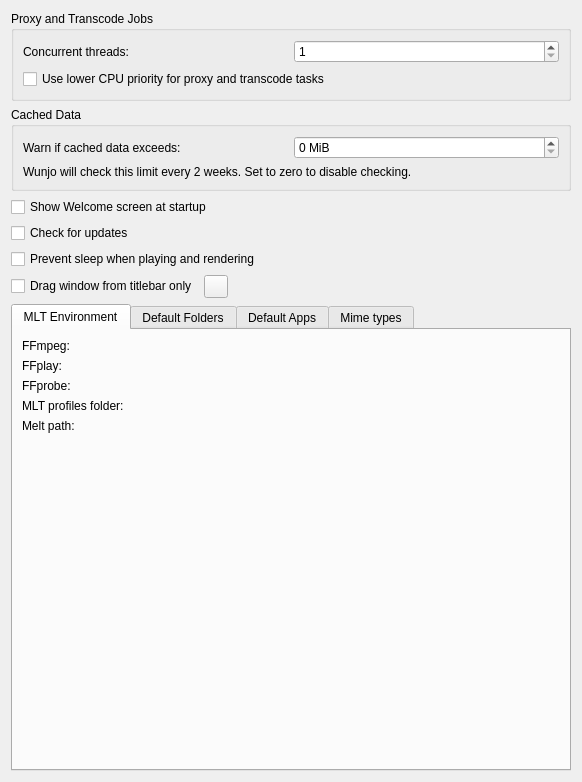
<?xml version="1.0" encoding="UTF-8"?>
<ui version="4.0">
 <author>
SPDX-FileCopyrightText: none
SPDX-License-Identifier: GPL-3.0-only OR LicenseRef-KDE-Accepted-GPL
 </author>
 <class>ConfigEnv_UI</class>
 <widget class="QWidget" name="ConfigEnv_UI">
  <property name="geometry">
   <rect>
    <x>0</x>
    <y>0</y>
    <width>582</width>
    <height>782</height>
   </rect>
  </property>
  <property name="sizePolicy">
   <sizepolicy hsizetype="MinimumExpanding" vsizetype="Preferred">
    <horstretch>0</horstretch>
    <verstretch>0</verstretch>
   </sizepolicy>
  </property>
  <layout class="QGridLayout" name="gridLayout">
   <item row="0" column="0">
    <widget class="QGroupBox" name="groupBox">
     <property name="title">
      <string>Proxy and Transcode Jobs</string>
     </property>
     <layout class="QGridLayout" name="gridLayout_4">
      <item row="1" column="0" colspan="2">
       <widget class="QCheckBox" name="kcfg_nice_tasks">
        <property name="text">
         <string>Use lower CPU priority for proxy and transcode tasks</string>
        </property>
       </widget>
      </item>
      <item row="0" column="1">
       <widget class="QSpinBox" name="kcfg_proxythreads">
        <property name="sizePolicy">
         <sizepolicy hsizetype="Minimum" vsizetype="Fixed">
          <horstretch>0</horstretch>
          <verstretch>0</verstretch>
         </sizepolicy>
        </property>
        <property name="minimum">
         <number>1</number>
        </property>
       </widget>
      </item>
      <item row="0" column="0">
       <widget class="QLabel" name="label_9">
        <property name="text">
         <string>Concurrent threads:</string>
        </property>
       </widget>
      </item>
     </layout>
    </widget>
   </item>
   <item row="1" column="0">
    <widget class="QGroupBox" name="groupBox_2">
     <property name="title">
      <string>Cached Data</string>
     </property>
     <layout class="QGridLayout" name="gridLayout_7">
      <item row="1" column="0" colspan="2">
       <widget class="QLabel" name="label_18">
        <property name="text">
         <string>Wunjo will check this limit every 2 weeks. Set to zero to disable checking.</string>
        </property>
       </widget>
      </item>
      <item row="0" column="1">
       <widget class="QSpinBox" name="kcfg_maxcachesize">
        <property name="sizePolicy">
         <sizepolicy hsizetype="Minimum" vsizetype="Fixed">
          <horstretch>0</horstretch>
          <verstretch>0</verstretch>
         </sizepolicy>
        </property>
        <property name="suffix">
         <string> MiB</string>
        </property>
        <property name="minimum">
         <number>0</number>
        </property>
        <property name="maximum">
         <number>10000000</number>
        </property>
       </widget>
      </item>
      <item row="0" column="0">
       <widget class="QLabel" name="label_17">
        <property name="text">
         <string>Warn if cached data exceeds:</string>
        </property>
       </widget>
      </item>
     </layout>
    </widget>
   </item>
   <item row="2" column="0">
    <widget class="QCheckBox" name="kcfg_showWelcome">
     <property name="text">
      <string>Show Welcome screen at startup</string>
     </property>
    </widget>
   </item>
   <item row="3" column="0">
    <widget class="QCheckBox" name="kcfg_checkForUpdate">
     <property name="text">
      <string>Check for updates</string>
     </property>
    </widget>
   </item>
   <item row="4" column="0">
    <widget class="QCheckBox" name="kcfg_usePowerManagement">
     <property name="text">
      <string>Prevent sleep when playing and rendering</string>
     </property>
    </widget>
   </item>
   <item row="5" column="0">
    <layout class="QHBoxLayout" name="horizontalLayout_5">
     <item>
      <widget class="QCheckBox" name="dragFromTitlebarOnly">
       <property name="text">
        <string>Drag window from titlebar only</string>
       </property>
      </widget>
     </item>
     <item>
      <widget class="KContextualHelpButton" name="kcontextualhelpbutton">
       <property name="contextualHelpText">
        <string>This will apply to all KDE applications using the Breeze style.</string>
       </property>
      </widget>
     </item>
     <item>
      <spacer name="horizontalSpacer">
       <property name="orientation">
        <enum>Qt::Orientation::Horizontal</enum>
       </property>
       <property name="sizeHint" stdset="0">
        <size>
         <width>40</width>
         <height>20</height>
        </size>
       </property>
      </spacer>
     </item>
    </layout>
   </item>
   <item row="6" column="0">
    <widget class="QTabWidget" name="tabWidget">
     <property name="currentIndex">
      <number>0</number>
     </property>
     <widget class="QWidget" name="tab">
      <attribute name="title">
       <string>MLT Environment</string>
      </attribute>
      <layout class="QFormLayout" name="formLayout">
       <item row="0" column="0">
        <widget class="QLabel" name="label_8">
         <property name="text">
          <string>FFmpeg:</string>
         </property>
        </widget>
       </item>
       <item row="0" column="1">
        <widget class="KUrlRequester" name="ffmpegurl"/>
       </item>
       <item row="1" column="0">
        <widget class="QLabel" name="label_13">
         <property name="text">
          <string>FFplay:</string>
         </property>
        </widget>
       </item>
       <item row="1" column="1">
        <widget class="KUrlRequester" name="ffplayurl"/>
       </item>
       <item row="2" column="0">
        <widget class="QLabel" name="label_14">
         <property name="text">
          <string>FFprobe:</string>
         </property>
        </widget>
       </item>
       <item row="2" column="1">
        <widget class="KUrlRequester" name="ffprobeurl"/>
       </item>
       <item row="3" column="0">
        <widget class="QLabel" name="label">
         <property name="text">
          <string>MLT profiles folder:</string>
         </property>
        </widget>
       </item>
       <item row="3" column="1">
        <widget class="KUrlRequester" name="mltpathurl"/>
       </item>
       <item row="4" column="0">
        <widget class="QLabel" name="label_2">
         <property name="text">
          <string>Melt path:</string>
         </property>
        </widget>
       </item>
       <item row="4" column="1">
        <widget class="KUrlRequester" name="rendererpathurl"/>
       </item>
       <item row="5" column="1">
        <spacer name="verticalSpacer_2">
         <property name="orientation">
          <enum>Qt::Orientation::Vertical</enum>
         </property>
         <property name="sizeHint" stdset="0">
          <size>
           <width>20</width>
           <height>40</height>
          </size>
         </property>
        </spacer>
       </item>
      </layout>
     </widget>
     <widget class="QWidget" name="tab_2">
      <attribute name="title">
       <string>Default Folders</string>
      </attribute>
      <layout class="QFormLayout" name="formLayout_3">
       <item row="0" column="0">
        <widget class="QLabel" name="label_3">
         <property name="text">
          <string>Temporary files:</string>
         </property>
        </widget>
       </item>
       <item row="0" column="1">
        <widget class="KUrlRequester" name="tmppathurl"/>
       </item>
       <item row="2" column="0">
        <widget class="QLabel" name="label_10">
         <property name="text">
          <string>Capture folder:</string>
         </property>
        </widget>
       </item>
       <item row="2" column="1">
        <widget class="QComboBox" name="kcfg_capturetoprojectfolder">
         <item>
          <property name="text">
           <string>Use default folder</string>
          </property>
         </item>
         <item>
          <property name="text">
           <string>Always use project folder</string>
          </property>
         </item>
         <item>
          <property name="text">
           <string>Always use custom folder</string>
          </property>
         </item>
         <item>
          <property name="text">
           <string>Always use a custom subfolder of project folder</string>
          </property>
         </item>
        </widget>
       </item>
       <item row="4" column="1">
        <layout class="QVBoxLayout" name="verticalLayout_2">
         <item>
          <widget class="QLineEdit" name="kcfg_captureprojectsubfolder">
           <property name="placeholderText">
            <string>Subfolder of project folder</string>
           </property>
          </widget>
         </item>
         <item>
          <widget class="KUrlRequester" name="capturefolderurl"/>
         </item>
        </layout>
       </item>
       <item row="6" column="0">
        <widget class="QLabel" name="label_15">
         <property name="text">
          <string>Library folder:</string>
         </property>
        </widget>
       </item>
       <item row="6" column="1">
        <widget class="QCheckBox" name="kcfg_librarytodefaultfolder">
         <property name="text">
          <string>Use default folder</string>
         </property>
        </widget>
       </item>
       <item row="7" column="1">
        <widget class="KUrlRequester" name="libraryfolderurl"/>
       </item>
       <item row="9" column="0">
        <widget class="QLabel" name="label_16">
         <property name="text">
          <string>Folder for rendering, titles, scripts:</string>
         </property>
         <property name="alignment">
          <set>Qt::AlignmentFlag::AlignRight|Qt::AlignmentFlag::AlignTrailing|Qt::AlignmentFlag::AlignVCenter</set>
         </property>
         <property name="wordWrap">
          <bool>true</bool>
         </property>
        </widget>
       </item>
       <item row="9" column="1">
        <widget class="QComboBox" name="kcfg_videotodefaultfolder">
         <item>
          <property name="text">
           <string>Use default folder</string>
          </property>
         </item>
         <item>
          <property name="text">
           <string>Always use project folder</string>
          </property>
         </item>
         <item>
          <property name="text">
           <string>Always use custom folder</string>
          </property>
         </item>
        </widget>
       </item>
       <item row="11" column="1">
        <widget class="KUrlRequester" name="videofolderurl">
         <property name="sizePolicy">
          <sizepolicy hsizetype="MinimumExpanding" vsizetype="Preferred">
           <horstretch>0</horstretch>
           <verstretch>0</verstretch>
          </sizepolicy>
         </property>
        </widget>
       </item>
       <item row="13" column="1">
        <spacer name="verticalSpacer_3">
         <property name="orientation">
          <enum>Qt::Orientation::Vertical</enum>
         </property>
         <property name="sizeHint" stdset="0">
          <size>
           <width>20</width>
           <height>40</height>
          </size>
         </property>
        </spacer>
       </item>
      </layout>
     </widget>
     <widget class="QWidget" name="tab_3">
      <attribute name="title">
       <string>Default Apps</string>
      </attribute>
      <layout class="QFormLayout" name="formLayout_2">
       <item row="0" column="0">
        <widget class="QLabel" name="label_4">
         <property name="text">
          <string>Image editing:</string>
         </property>
        </widget>
       </item>
       <item row="0" column="1">
        <layout class="QHBoxLayout" name="horizontalLayout">
         <item>
          <widget class="QLineEdit" name="kcfg_defaultimageapp">
           <property name="placeholderText">
            <string>Path to image editing application</string>
           </property>
           <property name="showClearButton" stdset="0">
            <bool>true</bool>
           </property>
          </widget>
         </item>
         <item>
          <widget class="QPushButton" name="kp_image">
           <property name="text">
            <string>Change…</string>
           </property>
          </widget>
         </item>
        </layout>
       </item>
       <item row="1" column="1">
        <layout class="QHBoxLayout" name="horizontalLayout_2">
         <item>
          <widget class="QLineEdit" name="kcfg_defaultaudioapp">
           <property name="placeholderText">
            <string>Path to audio editing application</string>
           </property>
           <property name="showClearButton" stdset="0">
            <bool>true</bool>
           </property>
          </widget>
         </item>
         <item>
          <widget class="QPushButton" name="kp_audio">
           <property name="text">
            <string>Change…</string>
           </property>
          </widget>
         </item>
        </layout>
       </item>
       <item row="1" column="0">
        <widget class="QLabel" name="label_11">
         <property name="text">
          <string>Audio editing:</string>
         </property>
        </widget>
       </item>
       <item row="2" column="1">
        <layout class="QHBoxLayout" name="horizontalLayout_3">
         <item>
          <widget class="QLineEdit" name="kcfg_glaxnimatePath">
           <property name="placeholderText">
            <string>Path to Glaxnimate executable</string>
           </property>
          </widget>
         </item>
         <item>
          <widget class="QPushButton" name="kp_anim">
           <property name="text">
            <string>Change…</string>
           </property>
          </widget>
         </item>
        </layout>
       </item>
       <item row="2" column="0">
        <widget class="QLabel" name="label_7">
         <property name="text">
          <string>Animation editing:</string>
         </property>
        </widget>
       </item>
       <item row="3" column="1">
        <layout class="QHBoxLayout" name="horizontalLayout_4">
         <item>
          <widget class="QLineEdit" name="kcfg_defaultvideoapp">
           <property name="placeholderText">
            <string>Path to video editor executable</string>
           </property>
          </widget>
         </item>
         <item>
          <widget class="QPushButton" name="kp_video">
           <property name="text">
            <string>Change…</string>
           </property>
          </widget>
         </item>
        </layout>
       </item>
       <item row="3" column="0">
        <widget class="QLabel" name="label_19">
         <property name="text">
          <string>Video editing:</string>
         </property>
        </widget>
       </item>
       <item row="4" column="0">
        <spacer name="verticalSpacer_4">
         <property name="orientation">
          <enum>Qt::Orientation::Vertical</enum>
         </property>
         <property name="sizeHint" stdset="0">
          <size>
           <width>20</width>
           <height>40</height>
          </size>
         </property>
        </spacer>
       </item>
      </layout>
     </widget>
     <widget class="QWidget" name="tab_4">
      <attribute name="title">
       <string>Mime types</string>
      </attribute>
      <layout class="QGridLayout" name="gridLayout_5">
       <item row="0" column="0">
        <widget class="QLabel" name="label_5">
         <property name="text">
          <string>Additional clip MIME types</string>
         </property>
        </widget>
       </item>
       <item row="1" column="0">
        <widget class="QLineEdit" name="kcfg_addedExtensions">
         <property name="placeholderText">
          <string notr="true">*.mp4 *.mov</string>
         </property>
        </widget>
       </item>
       <item row="2" column="0">
        <widget class="QLabel" name="label_12">
         <property name="text">
          <string>Supported clip MIME types</string>
         </property>
        </widget>
       </item>
       <item row="3" column="0">
        <widget class="QPlainTextEdit" name="supportedmimes">
         <property name="readOnly">
          <bool>true</bool>
         </property>
        </widget>
       </item>
      </layout>
     </widget>
    </widget>
   </item>
  </layout>
 </widget>
 <customwidgets>
  <customwidget>
   <class>KUrlRequester</class>
   <extends>QWidget</extends>
   <header>kurlrequester.h</header>
   <container>1</container>
  </customwidget>
  <customwidget>
   <class>KContextualHelpButton</class>
   <extends>QToolButton</extends>
   <header>kcontextualhelpbutton.h</header>
  </customwidget>
 </customwidgets>
 <tabstops>
  <tabstop>kcfg_proxythreads</tabstop>
  <tabstop>kcfg_nice_tasks</tabstop>
  <tabstop>kcfg_maxcachesize</tabstop>
  <tabstop>tmppathurl</tabstop>
  <tabstop>kcfg_showWelcome</tabstop>
  <tabstop>kcfg_checkForUpdate</tabstop>
  <tabstop>kcfg_usePowerManagement</tabstop>
  <tabstop>dragFromTitlebarOnly</tabstop>
  <tabstop>tabWidget</tabstop>
  <tabstop>ffmpegurl</tabstop>
  <tabstop>ffplayurl</tabstop>
  <tabstop>ffprobeurl</tabstop>
  <tabstop>mltpathurl</tabstop>
  <tabstop>rendererpathurl</tabstop>
  <tabstop>kcfg_captureprojectsubfolder</tabstop>
  <tabstop>capturefolderurl</tabstop>
  <tabstop>kcfg_librarytodefaultfolder</tabstop>
  <tabstop>libraryfolderurl</tabstop>
  <tabstop>kcfg_videotodefaultfolder</tabstop>
  <tabstop>videofolderurl</tabstop>
  <tabstop>kcfg_defaultimageapp</tabstop>
  <tabstop>kp_image</tabstop>
  <tabstop>kcfg_defaultaudioapp</tabstop>
  <tabstop>kp_audio</tabstop>
  <tabstop>kcfg_glaxnimatePath</tabstop>
  <tabstop>kp_anim</tabstop>
  <tabstop>kcfg_defaultvideoapp</tabstop>
  <tabstop>kp_video</tabstop>
  <tabstop>kcfg_addedExtensions</tabstop>
  <tabstop>supportedmimes</tabstop>
  <tabstop>kcfg_capturetoprojectfolder</tabstop>
 </tabstops>
 <resources/>
 <connections/>
</ui>
